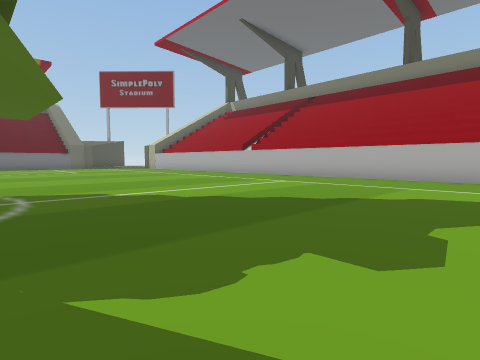
view 1 (above)

20 first-person views from a walk through a scene from a Unity 3-D project. The camera is 1.5 m above the floor, tilts 4° down and sees 80° across. The floor is counted in squares, 2.45 m on a side. Each view is taken from the middle of a square. On the plan, view 1 faces up. The plan holds only what a view shows up to about 9 squares ahead; the rest is blank. The place goes on beyond the plan. The player character is not drawn. Some animated figures are left out.

view 2
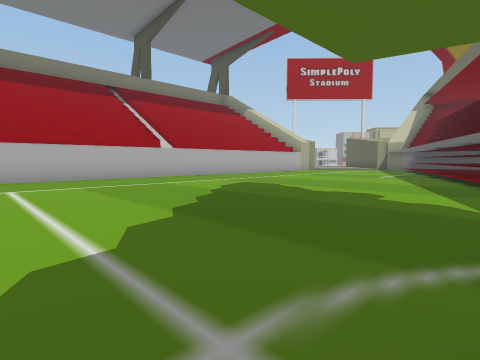

view 3
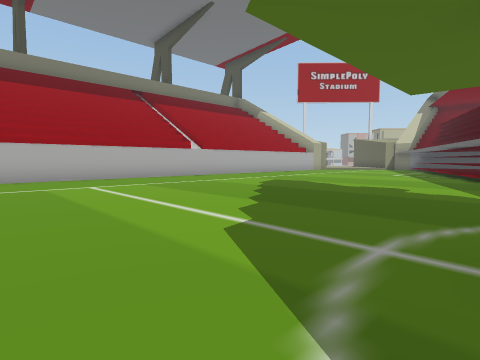

view 4
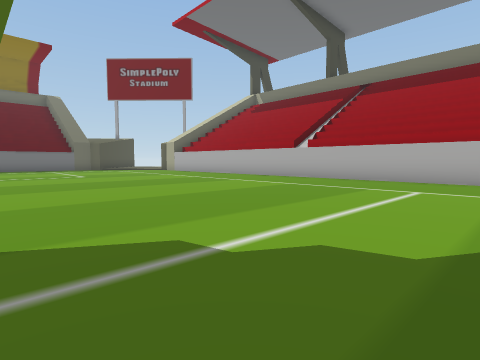

view 5
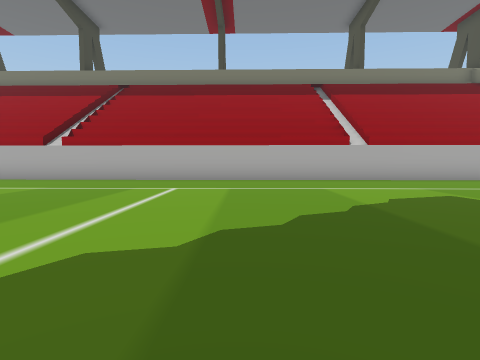

view 6
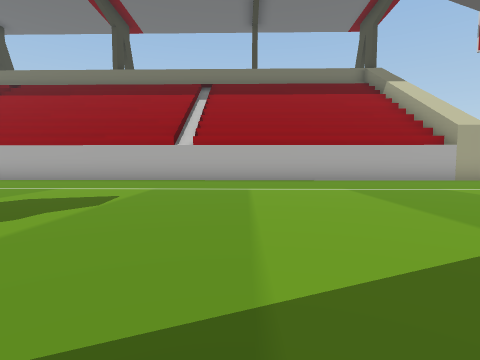

view 7
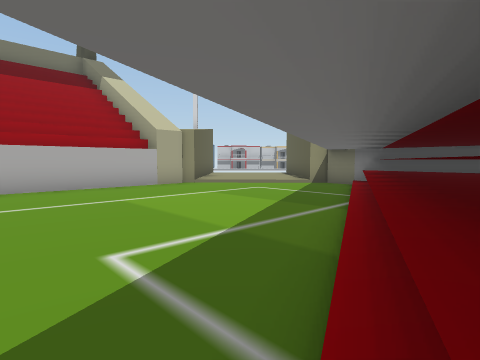

view 8
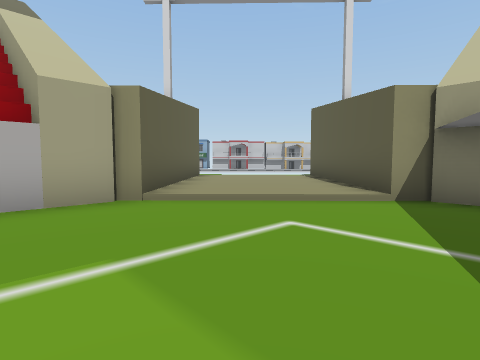

view 9
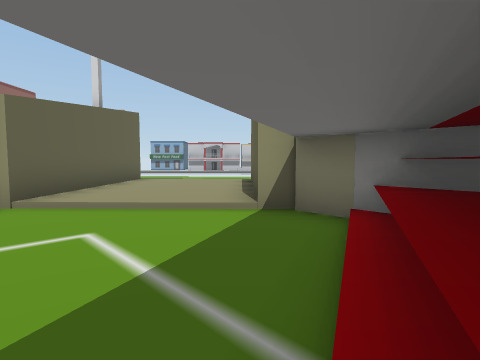

view 10
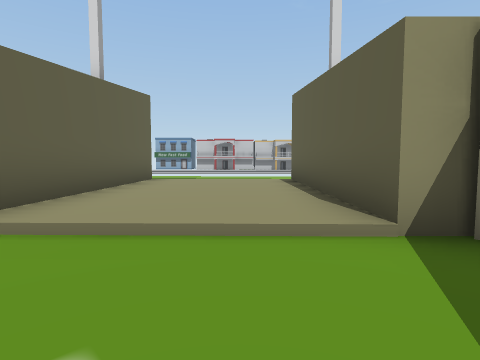

view 11
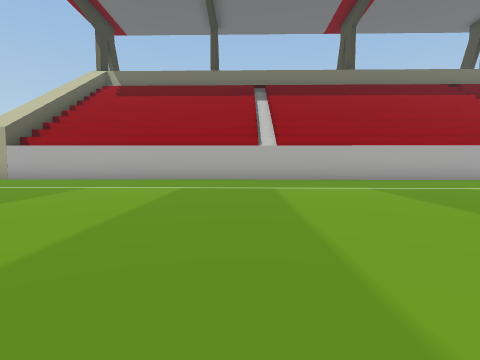

view 12
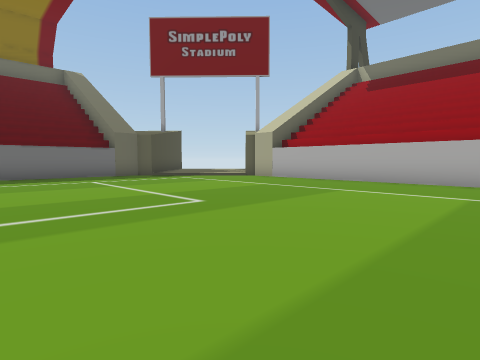

view 13
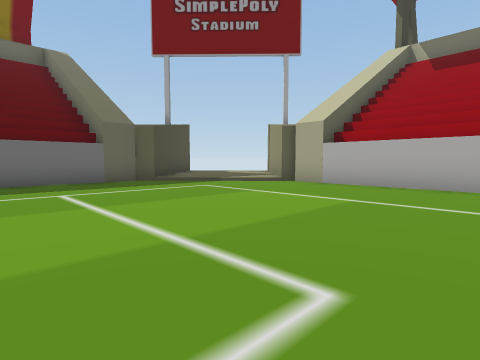

view 14
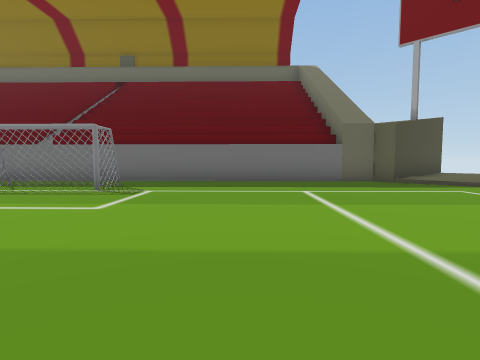

view 15
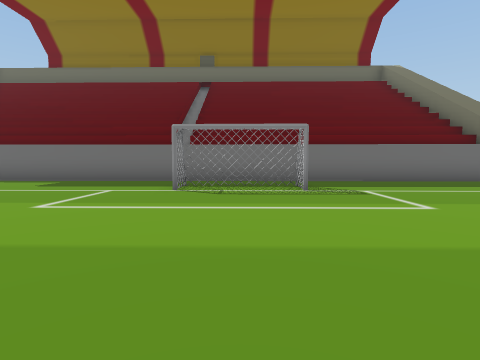

view 16
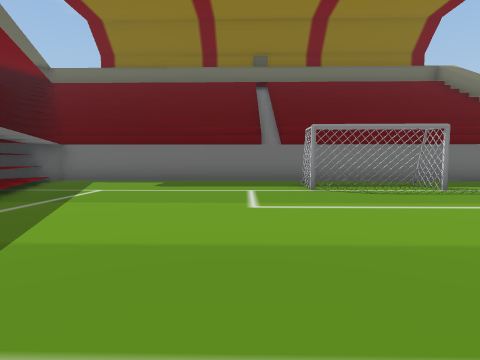

view 17
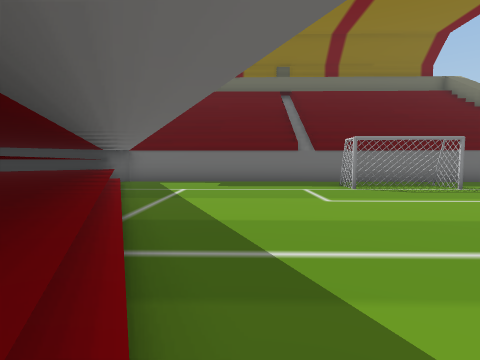

view 18
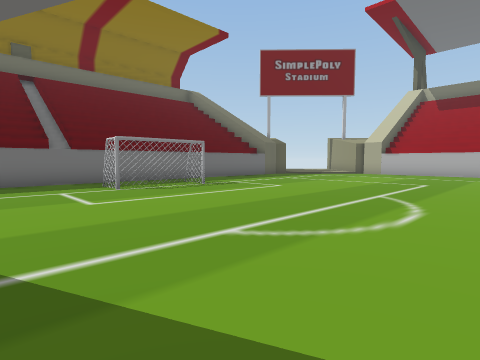

view 19
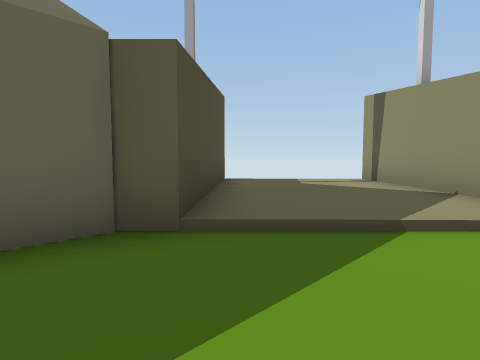

view 20
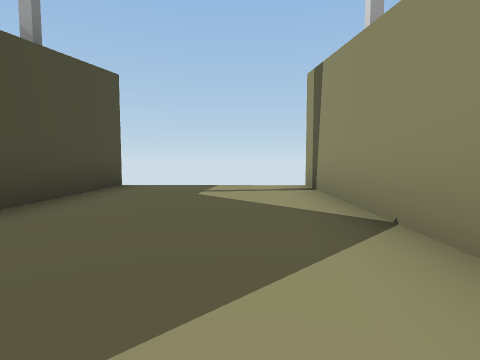

### Floor plan
Key: @ floor where view 1 was taken; # wall or solid block; . main floor; : floor 0.25 m higher than the main floor; / step, stairs or slope; ^ raised ledge; v drop or lower ground.
Columns run from 23 left of view 1 to 19 right of it. Each row starts with its distance up from view 1.
 26             #    #
 25             #::::#
 24             #::::#
 23             #::::#
 22             #::::#
 21            ##::::#
 20           ##.....##
 19          ##.......##
 18         ##.........##
 17        ##...........##
 16       ##.............##
 15      ##...............##
 14     ##..#..............##
 13    ##..#................##
 12   ##.....................##
 11  ##.......................##
 10 ##.........................##
  9 #.............. ............##
  8 ###...........  .............##
  7  ####:.......    .............##
  6    #####....      .............#
  5       ####:       .............##
  4                    .............##
  3                     .............##
  2                      .............##
  1                       .............##
  0                        @............#####^
 -1                          ............:::::v
 -2                            //........:::::v
 -3                             ##//.....:::::v
 -4                              ###//...:::::v
 -5                               #####.####^^
 -6                                  ####

Positions as (right, up) in squares from view 1, and headings:
1: (0, 0), facing up
2: (-4, 4), facing right
3: (-5, 5), facing right
4: (-2, 3), facing up
5: (-2, 3), facing up-right
6: (2, -1), facing up-right
7: (4, -2), facing right
8: (9, -2), facing right
9: (9, -4), facing right
10: (11, -3), facing right
11: (-7, 8), facing up-right
12: (-7, 9), facing up
13: (-8, 12), facing up
14: (-8, 12), facing up-left
15: (-11, 9), facing up-left
16: (-13, 7), facing up-left
17: (-13, 5), facing up-left
18: (-13, 5), facing up
19: (-10, 18), facing up
20: (-8, 20), facing up
